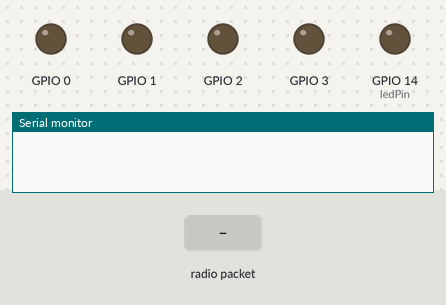
The sketch below on a simulated ESP32. On the bench: output pins drawn as LEDs (lit = HIGH), the last lines printed to the serial monitor. The inputs (shaded band) are chosen by the test bench.

Above: at 1.2 s.
1.3 s: radio packet "UP" arrives
At 2.3 s:
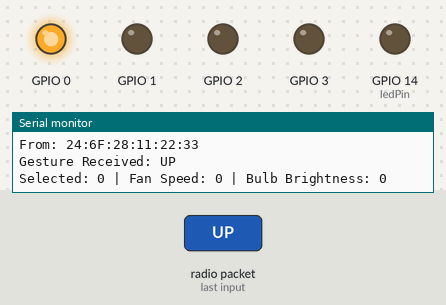
2.8 s: radio packet "LEFT" arrives
4.3 s: radio packet "UP" arrives
At 5.8 s:
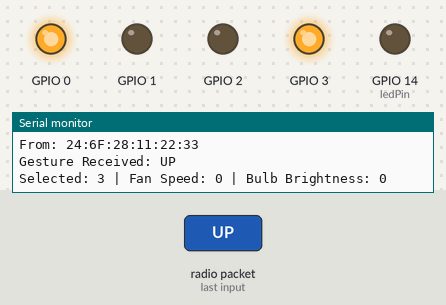
Timing chart, 0 to 7.3 s (numbered marks = the images above; inputs shaded):
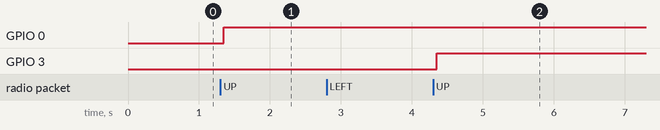

Measured:
- after the input at 1.3 s, GPIO 0: LOW → HIGH after 0.05 s
- after the input at 4.3 s, GPIO 3: LOW → HIGH after 0.05 s

The sketch:

ESP8266_Transmitter.ino
```cpp
#include <WiFi.h>
#include <esp_now.h>

const int ledPin = 14;  // GPIO pin for LED

// PWM variables
const int pwmFreq = 5000;      // PWM frequency (5kHz)
const int pwmResolution = 8;   // 8-bit resolution (0-255)
const int pwmChannel = 0;      // Channel number (0 for simplicity)
int pwmValue = 0;              // PWM duty cycle value (0-255)

int deviceIndex = 0;
bool deviceStates[4] = {false, false, false, false};
int fanSpeed = 0;
int bulbBrightness = 0;

// Register addresses and values for PWM configuration
#define LEDC_TIMER 0
#define LEDC_CHANNEL 0
#define LEDC_RESOLUTION LEDC_TIMER_8_BIT
#define LEDC_SPEED LEDC_LOW_SPEED_MODE
#define LEDC_DUTY_MAX 255  // Max duty cycle for 8-bit resolution (0-255)

// Set up the GPIO pin for PWM output manually
void manualLedSetup() {
  // Configure GPIO pin as output for PWM
  pinMode(ledPin, OUTPUT);

  // Set up PWM timer
  ledcSetup(pwmChannel, pwmFreq, pwmResolution); // Set frequency and resolution
  ledcAttachPin(ledPin, pwmChannel); // Attach PWM channel to GPIO pin
}

// Update PWM duty cycle manually
void manualLedUpdate(int dutyCycle) {
  // Make sure the duty cycle is within the allowable range
  dutyCycle = constrain(dutyCycle, 0, LEDC_DUTY_MAX);

  // Set PWM duty cycle manually
  ledcWrite(pwmChannel, dutyCycle);
}

// Update outputs based on gestures and states
void updateOutputs() {
  for (int i = 0; i < 4; i++) {
    if (i == 2) { // Bulb PWM brightness on GPIO14
      int pwmValue = map(bulbBrightness, 0, 100, 0, 255);
      manualLedUpdate(deviceStates[i] ? pwmValue : 0);  // Use PWM control for bulb
    } else {
      digitalWrite(i, deviceStates[i] ? HIGH : LOW);
    }
  }

  Serial.printf("Selected: %d | Fan Speed: %d | Bulb Brightness: %d\n", deviceIndex, fanSpeed, bulbBrightness);
}

// Handle gesture logic
void handleGesture(String gesture) {
  if (gesture == "LEFT") {
    deviceIndex = (deviceIndex + 3) % 4;
  } else if (gesture == "RIGHT") {
    deviceIndex = (deviceIndex + 1) % 4;
  } else if (gesture == "UP") {
    deviceStates[deviceIndex] = true;
  } else if (gesture == "DOWN") {
    deviceStates[deviceIndex] = false;
  } else if (gesture == "CW" && deviceIndex == 0) {
    fanSpeed = min(fanSpeed + 1, 3);
  } else if (gesture == "ACW" && deviceIndex == 0) {
    fanSpeed = max(fanSpeed - 1, 0);
  } else if (gesture == "CW" && deviceIndex == 2) {
    bulbBrightness = min(bulbBrightness + 10, 100);
  } else if (gesture == "ACW" && deviceIndex == 2) {
    bulbBrightness = max(bulbBrightness - 10, 0);
  }

  updateOutputs();
}

// ESP-NOW data receive handler
void onReceiveData(const esp_now_recv_info_t *recvInfo, const uint8_t *incomingData, int len) {
  String gesture = "";
  for (int i = 0; i < len; i++) {
    gesture += (char)incomingData[i];
  }

  Serial.print("From: ");
  char macStr[18];
  snprintf(macStr, sizeof(macStr), "%02X:%02X:%02X:%02X:%02X:%02X",
           recvInfo->src_addr[0], recvInfo->src_addr[1], recvInfo->src_addr[2],
           recvInfo->src_addr[3], recvInfo->src_addr[4], recvInfo->src_addr[5]);
  Serial.println(macStr);

  Serial.println("Gesture Received: " + gesture);
  handleGesture(gesture);
}

void setup() {
  Serial.begin(115200);
  WiFi.mode(WIFI_STA);

  if (esp_now_init() != ESP_OK) {
    Serial.println("ESP-NOW init failed!");
    return;
  }
  esp_now_register_recv_cb(onReceiveData);

  // Set up GPIO for devices and LED pins
  for (int i = 0; i < 4; i++) {
    pinMode(i, OUTPUT);
  }

  // Set up LED pin for PWM control
  manualLedSetup();
}

void loop() {
  // Nothing needed here
}
```
